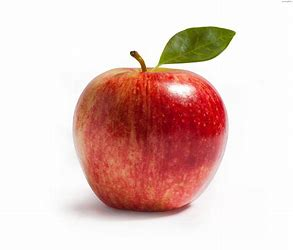
#> input picture Apple.jpg, 293 x 250 px, given in place of the camera
$ jupyter execute --allow-errors Vityarthi_Module_3_Session_2_Canny_Edge__Detector.ipynb   (text cells are left out)
#> lines starting #> are read from the running program, lines starting #| are printed output that depends on the picture; after the words box and inside, x2 and y2 are one past the last pixel; in counts of white or black regions, pixels touching at a corner belong together
[cell 1]
import cv2
import matplotlib.pyplot as plt

[cell 2]
img = cv2.imread('/content/Virat.jpg')
#> (the rest of this cell did not finish here and is left out)

#> (a cell that did not finish here is left out)

[cell 4]
import cv2

def live_canny_edge_detector():
    # Open the webcam (you may need to adjust the parameter, 0 or 1, depending on your webcam setup)
    cap = cv2.VideoCapture(0)

    while True:
        # Read a frame from the webcam
        ret, frame = cap.read()
#> frame is the input picture: shape (250, 293, 3); mean B, G, R 195.1, 200.4, 229.1

        # If reading frame was unsuccessful, break the loop
        if not ret:
            break

        # Convert the frame to grayscale
        gray_frame = cv2.cvtColor(frame, cv2.COLOR_BGR2GRAY)
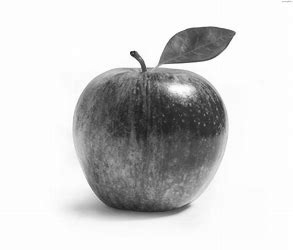
#> gray_frame: shape (250, 293); min 24, max 255, mean 208.4

        # Apply Canny edge detection
        edges = cv2.Canny(gray_frame, threshold1=100, threshold2=200)
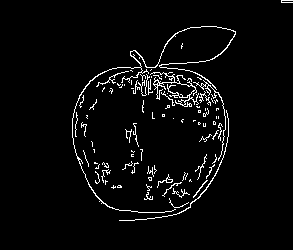
#> edges: shape (250, 293); 3.7% white in thin lines or dots, all inside (x1, y1, x2, y2) = (72, 0, 293, 221)

        # Display the original frame and the Canny edges
        cv2.imshow('Webcam', frame)
        cv2.imshow('Canny Edges', edges)

        # If 'q' key is pressed, exit the loop
        if cv2.waitKey(1) & 0xFF == ord('q'):
#> (key q is pressed here)
            break

    # Release the webcam and close all windows
    cap.release()
    cv2.destroyAllWindows()

# Call the function to start the live Canny edge detector
live_canny_edge_detector()
